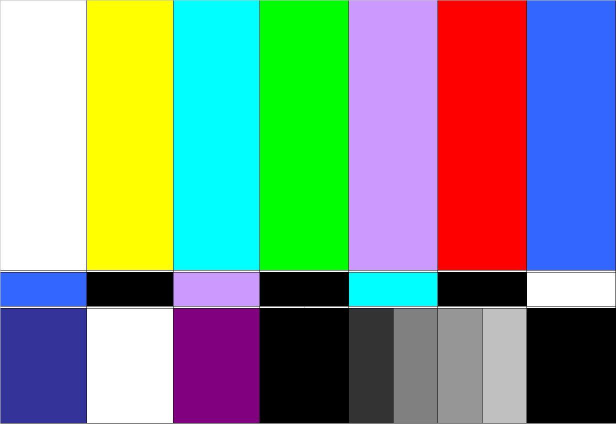
%> input picture ColourSegmentation/barras.jpg, 1232 x 851 px (shown at 1/2 size)
$ octave tests_barras.m   (GNU Octave 9; MATLAB toolbox functions it lacks are replaced by stand-ins)
%> lines starting %> are read from the running program, lines starting %| are printed output that depends on the picture; in (x1, y1, x2, y2) boxes, pixels count from 0 and x2, y2 are one past the last pixel; in counts of white or black regions, pixels touching at a corner belong together; the program's own positions count from 1
%> further down, i is the input picture: size 851x1232x3 uint8; mean R, G, B 127.1, 147.5, 136.4
### ColourSegmentation/segmentationColor.m
function y = segmentationColor(im, x1, y1, x2, y2, K)
%> called with x1 = 1082, y1 = 328, x2 = 1207, y2 = 481, K = 100
    subRGB = im(y1:y2, x1:x2, :);
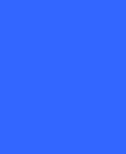
%> subRGB: size 154x126x3 uint8; mean R, G, B 51, 102, 255
    avgRGB = mean(double(subRGB), [1,2]);
%> avgRGB = [51 102 255]
    stdRGB = std(double(subRGB), 0, [1,2]);
%> stdRGB = [0 0 0]

    min = avgRGB - K.*stdRGB;
%> min = [51 102 255]
    max = avgRGB + K.*stdRGB;
%> max = [51 102 255]

    out_of_range = any(im < min | im > max, 3);
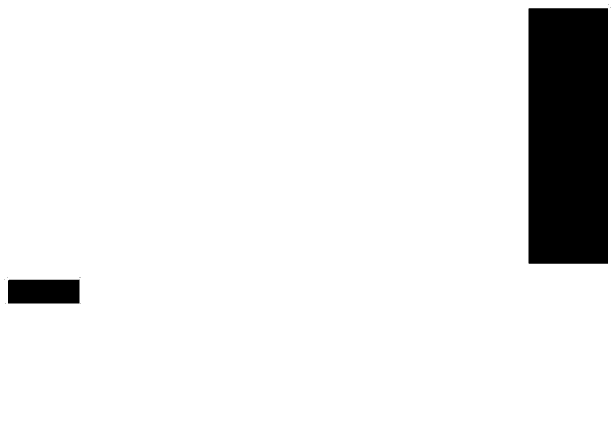
%> out_of_range: size 851x1232 logical (shown at 1/2 size); 91.6% white; 81 black regions (79 under 20 px), largest, box (x1, y1, x2, y2) and area: (1057, 16, 1216, 528) 81248, (16, 560, 159, 607) 6720
    y = uint8(255 * (~out_of_range));
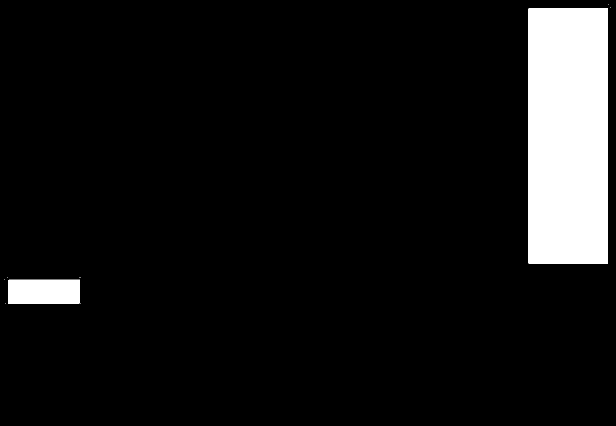
%> y: size 851x1232 uint8 (shown at 1/2 size); 8.4% white; 81 white regions (79 under 20 px), largest, box (x1, y1, x2, y2) and area: (1057, 16, 1216, 528) 81248, (16, 560, 159, 607) 6720
end

### ColourSegmentation/tests_barras.m
i = imread('barras.jpg');
fontsize = 20;

K = 100;

x = [1082, 1207];
y = [328, 481];
imc = segmentationColor(i, x(1), y(1), x(2), y(2), K);
subplot(1,2,1)
imshow(imc, [])
title("Seperating blue with K = "+K, "FontSize", fontsize)

x = [800, 852];
y = [700, 767];
imc = segmentationColor(i, x(1), y(1), x(2), y(2), K);
%> call 2 of segmentationColor, with x1 = 800, y1 = 700, x2 = 852, y2 = 767, K = 100
%> in segmentationColor (call 2), `subRGB = im(y1:y2, x1:x2, :);`: subRGB: size 68x53x3 uint8; every value is 128
%> in segmentationColor (call 2), `avgRGB = mean(double(subRGB), [1,2]);`: avgRGB = [128 128 128]
%> in segmentationColor (call 2), `out_of_range = any(im < min | im > max, 3);`:
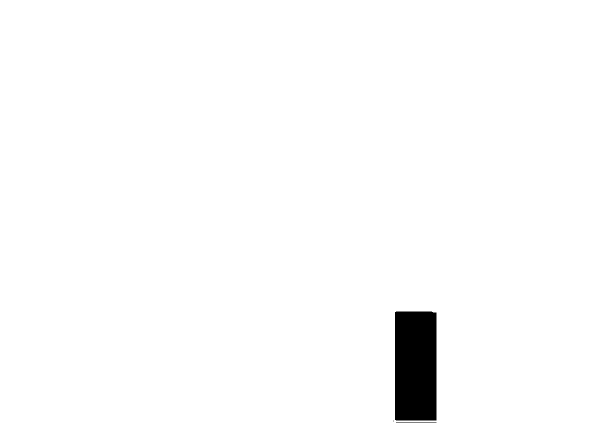
%> out_of_range: size 851x1232 logical (shown at 1/2 size); 98.3% white; 3 black regions (1 under 20 px), largest, box (x1, y1, x2, y2) and area: (790, 623, 874, 841) 18074, (792, 845, 873, 846) 81
subplot(1,2,2)
imshow(imc, [])
title("Seperating light gray with K = "+K, "FontSize", fontsize)
